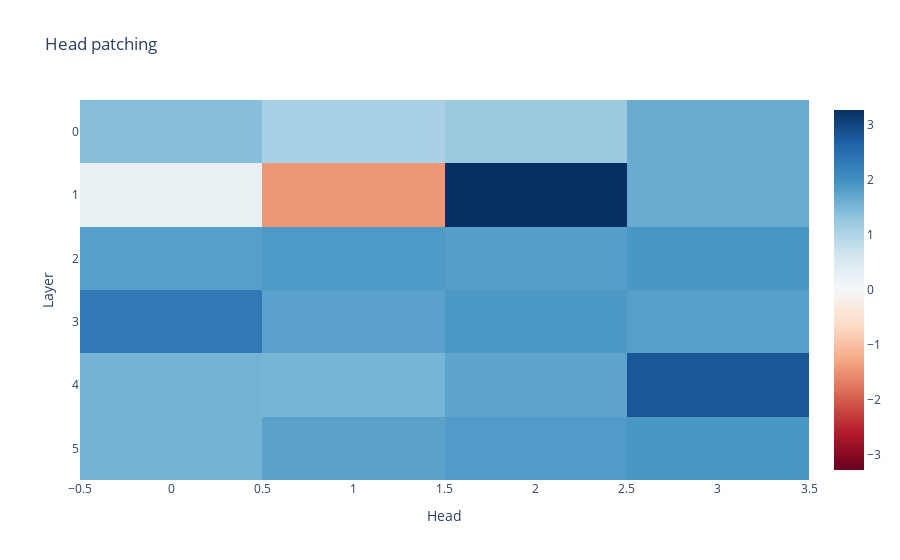

Notebook code cell kept with this figure:
### Code cell
imshow(results,
       yaxis="Layer",
       xaxis="Head",
       title="Head patching")

### Figure 1 — Plotly figure (JSON) as saved in the notebook; plotly's stock layout.template omitted (floating-point values rounded to 4 significant figures)
{"data": [{"coloraxis": "coloraxis", "hovertemplate": "x: %{x}<br>y: %{y}<br>color: %{z}<extra></extra>", "name": "0", "type": "heatmap", "xaxis": "x", "yaxis": "y", "z": [[1.4, 1.071, 1.23, 1.638], [0.2452, -1.441, 3.275, 1.659], [1.807, 1.875, 1.819, 1.912], [2.337, 1.777, 1.892, 1.807], [1.553, 1.516, 1.74, 2.806], [1.551, 1.765, 1.861, 1.916]]}], "layout": {"coloraxis": {"cmid": 0, "colorscale": [[0, "rgb(103,0,31)"], [0.1, "rgb(178,24,43)"], [0.2, "rgb(214,96,77)"], [0.3, "rgb(244,165,130)"], [0.4, "rgb(253,219,199)"], [0.5, "rgb(247,247,247)"], [0.6, "rgb(209,229,240)"], [0.7, "rgb(146,197,222)"], [0.8, "rgb(67,147,195)"], [0.9, "rgb(33,102,172)"], [1, "rgb(5,48,97)"]]}, "title": {"text": "Head patching"}, "xaxis": {"anchor": "y", "domain": [0, 1], "title": {"text": "Head"}}, "yaxis": {"anchor": "x", "autorange": "reversed", "domain": [0, 1], "title": {"text": "Layer"}}}}
